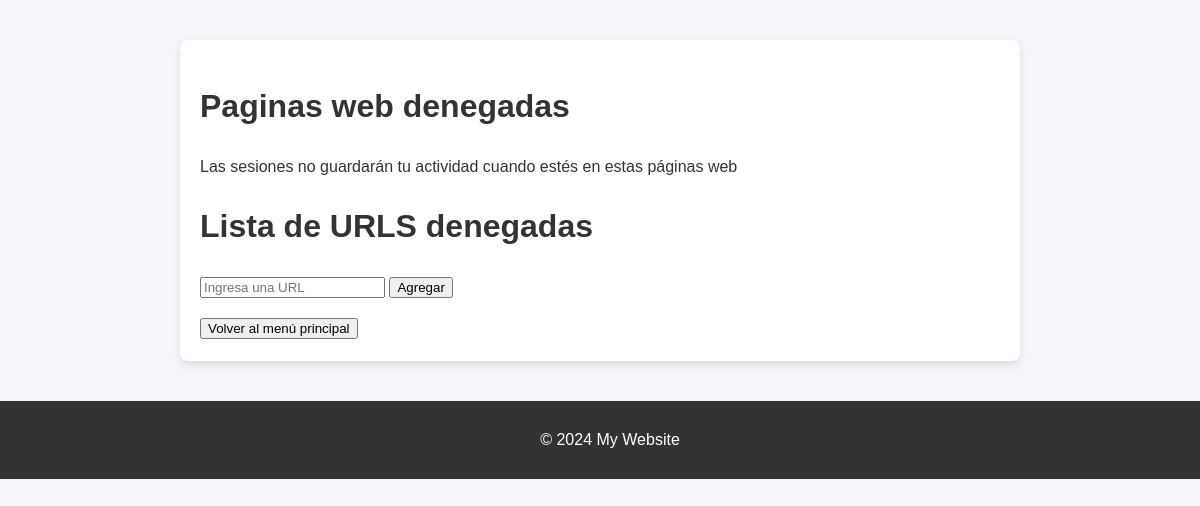
The page /denied_web (signed in) on the database as committed earlier.
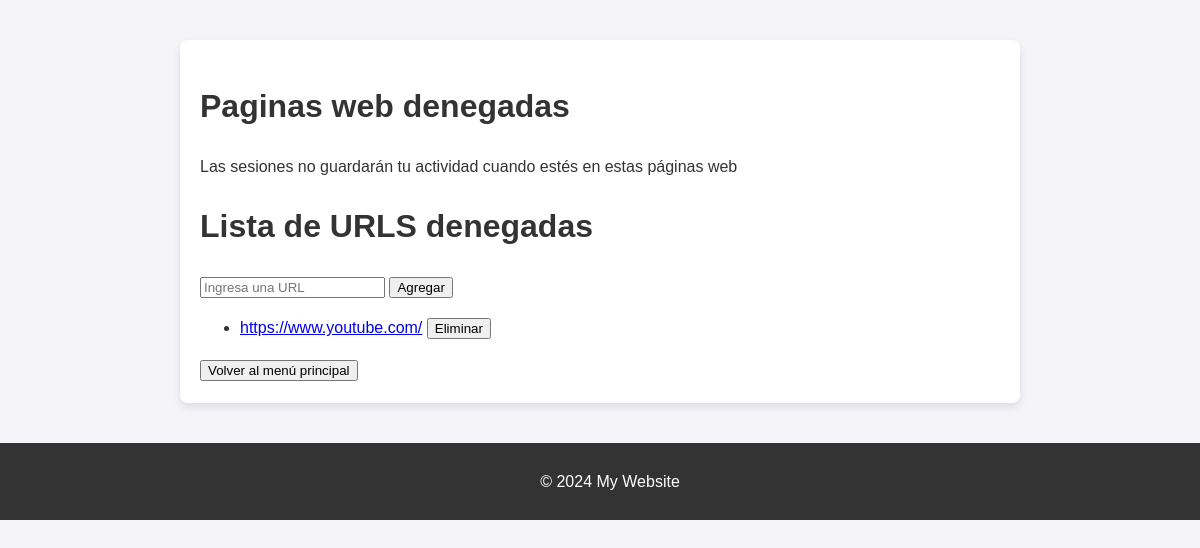
The same page on the database as committed later.
### app/utils/models.py (models this page shows)
class Base(DeclarativeBase):
    pass

class WebDenegadas(Base):
    __tablename__ = "web_denegadas"
    id: Mapped[int] = mapped_column(primary_key=True)
    sitio_web_id: Mapped[int] = mapped_column(ForeignKey("sitio_web.id"), nullable=False)
    user_id: Mapped[int] = mapped_column(ForeignKey("user.id"), nullable=False)
    sitio_web: Mapped["SitioWeb"] = relationship(back_populates="web_denegadas")
    user: Mapped["User"] = relationship(back_populates="web_denegadas")

class SitioWeb(Base):
    __tablename__ = "sitio_web"
    id: Mapped[int] = mapped_column(primary_key=True)
    main_url: Mapped[str] = mapped_column(String(150), unique=True, nullable=False)
    webs: Mapped[List["Webs"]] = relationship(
        back_populates="sitio_web", cascade="all, delete-orphan"
    )
    sesiones: Mapped[List["SitioWebSession"]] = relationship(
        back_populates="sitio_web", cascade="all, delete-orphan"
    )
    web_denegadas: Mapped[List["WebDenegadas"]] = relationship(
        back_populates="sitio_web", cascade="all, delete-orphan"
    )

### app/__init__.py (the view, shortened to what this page needs)
    @app.route('/denied_web', methods=['GET', 'POST'])
    def denied_web():
        db = SingleConexionBD()
        user_id = session.get('user_id')
        denied_sites = db.get_denied_sites_by_user(user_id=user_id)
        return render_template('denied_web.html', denied_sites=denied_sites)

### app/utils/SingleConexionBD.py (called while the page is built)
    def __new__(cls, db_url="sqlite:///base_de_datos.db"):
        if cls._instance is None:
            cls._instance = super(SingleConexionBD, cls).__new__(cls)
            cls._instance._initialize(db_url)
        return cls._instance

    def get_sesion(self):
        try:
            return self.Session()
        except Exception as e:
            print(f"Error al obtener la sesión: {e}")
            return None

    def close_sesion(self, sesion):
        try:
            sesion.close()
        except Exception as e:
            print(f"Error al cerrar la sesión: {e}")

    def get_denied_sites_by_user(self, user_id):
        sesion = self.get_sesion()
        try:
            denied_sites = sesion.query(WebDenegadas).options(joinedload(WebDenegadas.sitio_web)).filter_by(user_id=user_id).all()
            print(denied_sites)
            return denied_sites
        except Exception as e:
            print(f"Error al obtener sitios web denegados por usuario: {e}")
            return []
        finally:
            self.close_sesion(sesion)

### app/templates/denied_web.html (shortened to what this page needs)
{% extends 'base.html' %}
{% block content %}
    <h1>Paginas web denegadas</h1>
    <p>Las sesiones no guardarán tu actividad cuando estés en estas páginas web</p>
    <h1>Lista de URLS denegadas</h1>
    <input type="text" id="urlInput" placeholder="Ingresa una URL" />
    <button id="addUrlButton">Agregar</button>
    <ul id="urlList">
        {% for site in denied_sites %}
            <li data-id="{{ site.id }}">
                <a href="{{ site.sitio_web.main_url }}" target="_blank">{{ site.sitio_web.main_url }}</a>
                <button class="remove-button">Eliminar</button>
            </li>
        {% endfor %}
    </ul>
    <button id="menuPrincipal">Volver al menú principal</button>
{% endblock %}

### app/templates/base.html (shortened to what this page needs)
<!DOCTYPE html>
<html lang="en">
<head>
    <link rel="stylesheet" href="{{ url_for('static', filename='base.css') }}">
</head>
<body>
    <main class="main-container">
        {% block content %}
        {% endblock %}
    </main>
    <footer class="footer">
        <p>&copy; 2024 My Website</p>
    </footer>
</body>
</html>

### app/static/base.css (style rules this page uses)
body { font-family: Arial, sans-serif; margin: 0; padding: 0; background-color: #f4f4f9; color: #333; line-height: 1.6; }
.main-container { max-width: 800px; margin: 40px auto; padding: 20px; background-color: #fff; border-radius: 8px; box-shadow: 0 4px 8px rgba(0, 0, 0, 0.1); }
.footer { text-align: center; padding: 10px; background-color: #333; color: #fff; position: relative; bottom: 0; width: 100%; }

Rows that differ between the two databases and show on the page:
added WebDenegadas: sitio_web.main_url "https://www.youtube.com/"
